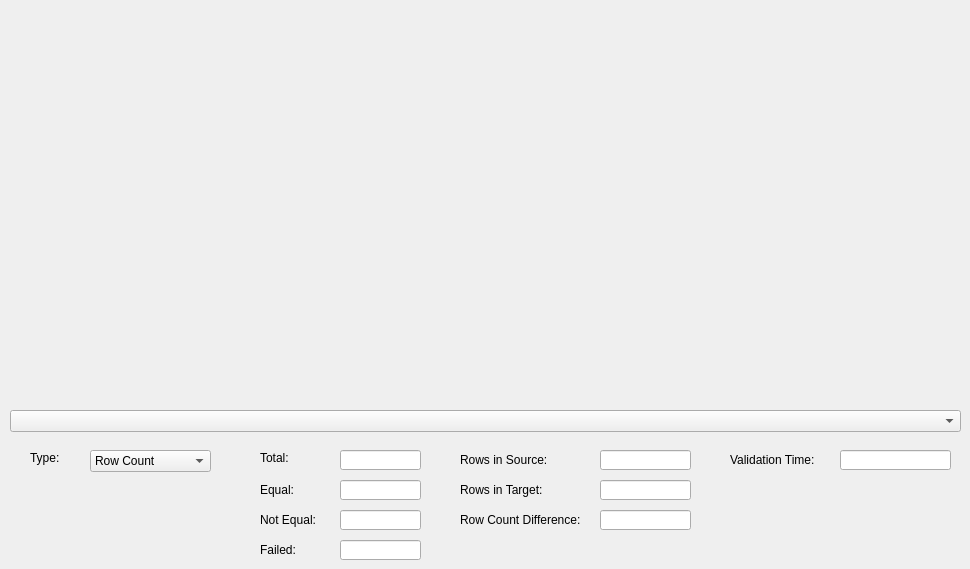
    <widget class="QWidget" name="tab_3">
     <attribute name="title">
      <string>Data Validation</string>
     </attribute>
     <widget class="QLineEdit" name="validation_totalNumberTablesEdit">
      <property name="enabled">
       <bool>true</bool>
      </property>
      <property name="geometry">
       <rect>
        <x>340</x>
        <y>450</y>
        <width>81</width>
        <height>20</height>
       </rect>
      </property>
      <property name="font">
       <font>
        <weight>50</weight>
        <bold>false</bold>
       </font>
      </property>
      <property name="readOnly">
       <bool>true</bool>
      </property>
     </widget>
     <widget class="QLabel" name="label_11">
      <property name="geometry">
       <rect>
        <x>260</x>
        <y>540</y>
        <width>81</width>
        <height>20</height>
       </rect>
      </property>
      <property name="font">
       <font>
        <weight>50</weight>
        <bold>false</bold>
       </font>
      </property>
      <property name="text">
       <string>Failed:</string>
      </property>
     </widget>
     <widget class="QLabel" name="label_12">
      <property name="geometry">
       <rect>
        <x>260</x>
        <y>510</y>
        <width>81</width>
        <height>20</height>
       </rect>
      </property>
      <property name="font">
       <font>
        <weight>50</weight>
        <bold>false</bold>
       </font>
      </property>
      <property name="text">
       <string>Not Equal:</string>
      </property>
     </widget>
     <widget class="QLabel" name="label_13">
      <property name="geometry">
       <rect>
        <x>260</x>
        <y>480</y>
        <width>81</width>
        <height>20</height>
       </rect>
      </property>
      <property name="font">
       <font>
        <weight>50</weight>
        <bold>false</bold>
       </font>
      </property>
      <property name="text">
       <string>Equal:</string>
      </property>
     </widget>
     <widget class="QLabel" name="label_14">
      <property name="geometry">
       <rect>
        <x>260</x>
        <y>450</y>
        <width>91</width>
        <height>16</height>
       </rect>
      </property>
      <property name="font">
       <font>
        <weight>50</weight>
        <bold>false</bold>
       </font>
      </property>
      <property name="text">
       <string>Total:</string>
      </property>
     </widget>
     <widget class="QLineEdit" name="notEqualRowsCountEdit">
      <property name="enabled">
       <bool>true</bool>
      </property>
      <property name="geometry">
       <rect>
        <x>340</x>
        <y>510</y>
        <width>81</width>
        <height>20</height>
       </rect>
      </property>
      <property name="font">
       <font>
        <weight>50</weight>
        <bold>false</bold>
       </font>
      </property>
      <property name="readOnly">
       <bool>true</bool>
      </property>
     </widget>
     <widget class="QLineEdit" name="equalRowsCountEdit">
      <property name="enabled">
       <bool>true</bool>
      </property>
      <property name="geometry">
       <rect>
        <x>340</x>
        <y>480</y>
        <width>81</width>
        <height>20</height>
       </rect>
      </property>
      <property name="font">
       <font>
        <weight>50</weight>
        <bold>false</bold>
       </font>
      </property>
      <property name="readOnly">
       <bool>true</bool>
      </property>
     </widget>
     <widget class="QLineEdit" name="failedRowsCountEdit">
      <property name="enabled">
       <bool>true</bool>
      </property>
      <property name="geometry">
       <rect>
        <x>340</x>
        <y>540</y>
        <width>81</width>
        <height>20</height>
       </rect>
      </property>
      <property name="font">
       <font>
        <weight>50</weight>
        <bold>false</bold>
       </font>
      </property>
      <property name="readOnly">
       <bool>true</bool>
      </property>
     </widget>
     <widget class="QLabel" name="label_15">
      <property name="geometry">
       <rect>
        <x>460</x>
        <y>450</y>
        <width>101</width>
        <height>20</height>
       </rect>
      </property>
      <property name="font">
       <font>
        <weight>50</weight>
        <bold>false</bold>
       </font>
      </property>
      <property name="text">
       <string>Rows in Source:</string>
      </property>
     </widget>
     <widget class="QLabel" name="label_16">
      <property name="geometry">
       <rect>
        <x>460</x>
        <y>480</y>
        <width>121</width>
        <height>20</height>
       </rect>
      </property>
      <property name="font">
       <font>
        <weight>50</weight>
        <bold>false</bold>
       </font>
      </property>
      <property name="text">
       <string>Rows in Target:</string>
      </property>
     </widget>
     <widget class="QLabel" name="label_17">
      <property name="geometry">
       <rect>
        <x>730</x>
        <y>450</y>
        <width>101</width>
        <height>20</height>
       </rect>
      </property>
      <property name="font">
       <font>
        <weight>50</weight>
        <bold>false</bold>
       </font>
      </property>
      <property name="text">
       <string>Validation Time:</string>
      </property>
     </widget>
     <widget class="QLineEdit" name="rowsInSourceEdit">
      <property name="enabled">
       <bool>true</bool>
      </property>
      <property name="geometry">
       <rect>
        <x>600</x>
        <y>450</y>
        <width>91</width>
        <height>20</height>
       </rect>
      </property>
      <property name="font">
       <font>
        <weight>50</weight>
        <bold>false</bold>
       </font>
      </property>
      <property name="readOnly">
       <bool>true</bool>
      </property>
     </widget>
     <widget class="QLineEdit" name="rowsInTargetEdit">
      <property name="enabled">
       <bool>true</bool>
      </property>
      <property name="geometry">
       <rect>
        <x>600</x>
        <y>480</y>
        <width>91</width>
        <height>20</height>
       </rect>
      </property>
      <property name="font">
       <font>
        <weight>50</weight>
        <bold>false</bold>
       </font>
      </property>
      <property name="readOnly">
       <bool>true</bool>
      </property>
     </widget>
     <widget class="QLineEdit" name="validationTimeEdit">
      <property name="enabled">
       <bool>true</bool>
      </property>
      <property name="geometry">
       <rect>
        <x>840</x>
        <y>450</y>
        <width>111</width>
        <height>20</height>
       </rect>
      </property>
      <property name="font">
       <font>
        <weight>50</weight>
        <bold>false</bold>
       </font>
      </property>
      <property name="readOnly">
       <bool>true</bool>
      </property>
     </widget>
     <widget class="QLabel" name="label_18">
      <property name="geometry">
       <rect>
        <x>460</x>
        <y>510</y>
        <width>131</width>
        <height>20</height>
       </rect>
      </property>
      <property name="font">
       <font>
        <weight>50</weight>
        <bold>false</bold>
       </font>
      </property>
      <property name="text">
       <string>Row Count Difference:</string>
      </property>
     </widget>
     <widget class="QLineEdit" name="rowsDifferenceEdit">
      <property name="enabled">
       <bool>true</bool>
      </property>
      <property name="geometry">
       <rect>
        <x>600</x>
        <y>510</y>
        <width>91</width>
        <height>20</height>
       </rect>
      </property>
      <property name="font">
       <font>
        <weight>50</weight>
        <bold>false</bold>
       </font>
      </property>
      <property name="readOnly">
       <bool>true</bool>
      </property>
     </widget>
     <widget class="TableWidget" name="validationTableWidget" native="true">
      <property name="geometry">
       <rect>
        <x>10</x>
        <y>10</y>
        <width>951</width>
        <height>401</height>
       </rect>
      </property>
     </widget>
     <widget class="QComboBox" name="validationStatusComboBox">
      <property name="geometry">
       <rect>
        <x>10</x>
        <y>410</y>
        <width>951</width>
        <height>22</height>
       </rect>
      </property>
     </widget>
     <widget class="QLabel" name="label_25">
      <property name="geometry">
       <rect>
        <x>30</x>
        <y>450</y>
        <width>61</width>
        <height>16</height>
       </rect>
      </property>
      <property name="font">
       <font>
        <weight>50</weight>
        <bold>false</bold>
       </font>
      </property>
      <property name="text">
       <string>Type:</string>
      </property>
     </widget>
     <widget class="QComboBox" name="validationOptionComboBox">
      <property name="geometry">
       <rect>
        <x>90</x>
        <y>450</y>
        <width>121</width>
        <height>22</height>
       </rect>
      </property>
      <item>
       <property name="text">
        <string>Row Count</string>
       </property>
      </item>
      <item>
       <property name="text">
        <string>Data</string>
       </property>
      </item>
     </widget>
    </widget>
